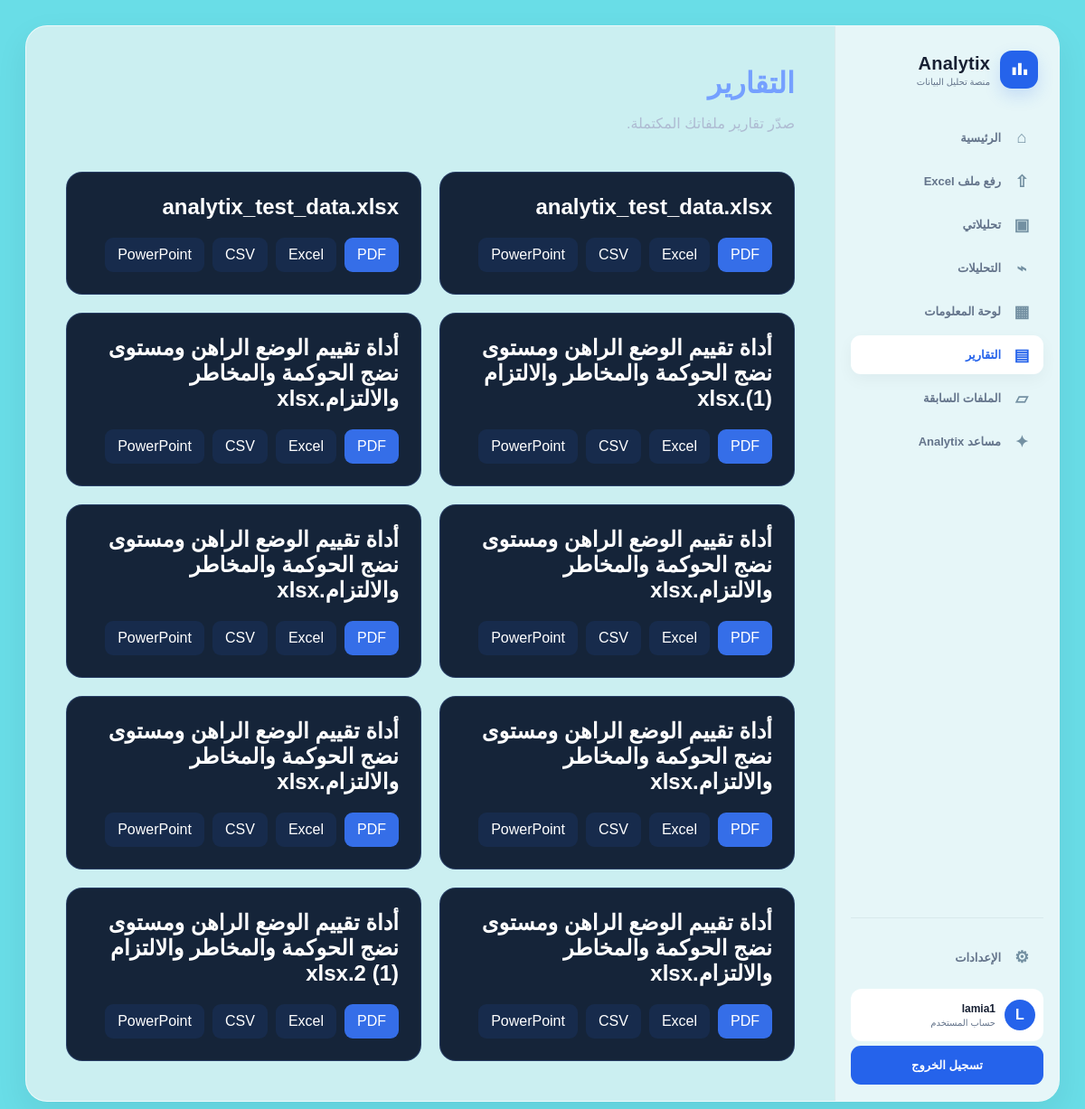
The app's page /reports/ (signed in) with its own data.
### datasets/models.py (models this page shows, shortened)
class Dataset(models.Model):
    STATUS_CHOICES = [
        ('uploaded', 'تم الرفع'),
        ('reading', 'جارٍ قراءة الملف'),
        ('ready', 'جاهز للتحليل'),
        ('failed', 'فشل تجهيز الملف'),
    ]
    user = models.ForeignKey(
        settings.AUTH_USER_MODEL,
        on_delete=models.CASCADE,
        related_name='datasets',
        verbose_name='المستخدم',
    )
    title = models.CharField(
        max_length=200,
        verbose_name='اسم ملف البيانات',
    )
    file = models.FileField(
        upload_to='analytix/excel_files/%Y/%m/',
        storage=raw_storage,
          max_length=500,
        validators=[
            FileExtensionValidator(
                allowed_extensions=[
                    'xlsx',
                    'xls',
                    'xlsm',
                ],
            ),
            validate_excel_size,
        ],
        verbose_name='ملف Excel',
    )
    original_filename = models.CharField(
        max_length=255,
        blank=True,
        verbose_name='اسم الملف الأصلي',
    )
    file_size = models.PositiveBigIntegerField(
        default=0,
        editable=False,
        verbose_name='حجم الملف بالبايت',
    )
    status = models.CharField(
        max_length=20,
        choices=STATUS_CHOICES,
        default='uploaded',
        db_index=True,
        verbose_name='حالة الملف',
    )
    error_message = models.TextField(
        blank=True,
        verbose_name='رسالة الخطأ',
    )
    uploaded_at = models.DateTimeField(
        auto_now_add=True,
        verbose_name='تاريخ الرفع',
    )
    updated_at = models.DateTimeField(
        auto_now=True,
        verbose_name='تاريخ آخر تحديث',
    )
    class Meta:
        verbose_name = 'ملف بيانات'
        verbose_name_plural = 'ملفات البيانات'
        ordering = ['-uploaded_at']
        indexes = [
            models.Index(
                fields=['user', 'status'],
            ),
            models.Index(
                fields=['uploaded_at'],
            ),
        ]

### reports/views.py (the view)
# urls.py: path('', views.report_list, name='list'),
@login_required
def report_list(request):
    datasets = Dataset.objects.filter(user=request.user, status='ready')
    return render(request, 'reports-templates/list.html', {'datasets': datasets})

### templates/reports-templates/list.html
{% extends 'workspace_section_base.html' %}{% block title %}التقارير | Analytix{% endblock %}{% block content %}<header class="section-heading"><div><h1>التقارير</h1><p>صدّر تقارير ملفاتك المكتملة.</p></div></header>{% if datasets %}<section class="section-grid">{% for dataset in datasets %}<article class="section-card"><h2>{{ dataset.original_filename|default:dataset.title }}</h2><div class="actions"><a class="action" href="{% url 'datasets:export_pdf' dataset.pk %}">PDF</a><a class="action soft" href="{% url 'datasets:export_excel' dataset.pk %}">Excel</a><a class="action soft" href="{% url 'datasets:export_csv' dataset.pk %}">CSV</a><a class="action soft" href="{% url 'datasets:export_powerpoint' dataset.pk %}">PowerPoint</a></div></article>{% endfor %}</section>{% else %}<section class="empty-state"><h2>لا توجد تقارير متاحة حتى الآن.</h2></section>{% endif %}{% endblock %}

### templates/includes/workspace_sidebar.html (shortened to what this page needs)
<aside class="workspace-sidebar" id="workspace-sidebar" aria-label="التنقل الرئيسي">
    <div class="sidebar-head">
        <a href="{% url 'dashboards:home' %}" class="workspace-brand" aria-label="Analytix الرئيسية">
            <span class="workspace-brand-mark" aria-hidden="true"><svg viewBox="0 0 32 32"><path d="M6 23V12h5v11H6Zm8 0V6h5v17h-5Zm8 0v-8h5v8h-5Z"/></svg></span>
            <span><strong>Analytix</strong><small>منصة تحليل البيانات</small></span>
        </a>
    </div>
    <nav class="sidebar-nav">
        <a{% if request.resolver_match.url_name == 'home' %} class="active"{% endif %} href="{% url 'dashboards:home' %}"><span>⌂</span>الرئيسية</a>
        <a{% if request.resolver_match.namespace == 'datasets' and request.resolver_match.url_name == 'list' %} class="active"{% endif %} href="{% url 'datasets:list' %}"><span>⇧</span>رفع ملف Excel</a>
        <a{% if request.resolver_match.url_name == 'my_analyses' %} class="active"{% endif %} href="{% url 'datasets:my_analyses' %}"><span>▣</span>تحليلاتي</a>
        <a{% if request.resolver_match.namespace == 'analysis' %} class="active"{% endif %} href="{% url 'analysis:list' %}"><span>⌁</span>التحليلات</a>
        <a{% if request.resolver_match.namespace == 'dashboards' and request.resolver_match.url_name == 'list' %} class="active"{% endif %} href="{% url 'dashboards:list' %}"><span>▦</span>لوحة المعلومات</a>
        <a{% if request.resolver_match.namespace == 'reports' %} class="active"{% endif %} href="{% url 'reports:list' %}"><span>▤</span>التقارير</a>
        <a{% if request.resolver_match.url_name == 'history' %} class="active"{% endif %} href="{% url 'datasets:history' %}"><span>▱</span>الملفات السابقة</a>
        <a href="{% url 'dashboards:home' %}#assistant-panel"><span>✦</span>مساعد Analytix</a>
    </nav>
    <div class="sidebar-bottom">
        <a{% if request.resolver_match.url_name == 'settings' %} class="active"{% endif %} href="{% url 'accounts:settings' %}"><span>⚙</span>الإعدادات</a>
        {% if user.is_authenticated %}
            <div class="sidebar-user"><span class="user-avatar">{% if user.profile.profile_image %}<img src="{{ user.profile.profile_image.url }}" alt="" style="width:100%;height:100%;object-fit:cover;border-radius:50%">{% else %}{{ user.username|slice:':1'|upper }}{% endif %}</span><span><strong>{{ user.first_name|default:user.username }}</strong><small>حساب المستخدم</small></span></div>
            <a class="sidebar-auth" href="{% url 'accounts:logout' %}">تسجيل الخروج</a>
        {% else %}
            <a class="sidebar-auth" href="{% url 'accounts:login' %}">تسجيل الدخول</a>
            <a class="sidebar-auth secondary" href="{% url 'accounts:register' %}">إنشاء حساب</a>
        {% endif %}
    </div>
</aside>

### static/css/home-workspace.css (style rules this page uses)
:root { --page: #69dde7; --app: #cbeff1; --content: #ddf5f6; --card: #fff; --soft: #f5fbfc; --primary: #2563eb; --primary-light: #60a5fa; --accent: #22c55e; --text: #172033; --muted: #64748b; --border: #d8e9ec; --shadow: 0 14px 36px rgba(15,23,42,.07); }
* { box-sizing: border-box; }
html { scroll-behavior: smooth; background: var(--page); }
body { min-width: 320px; min-height: 100vh; margin: 0; color: var(--text); background: var(--page); font-family: Tajawal, Cairo, Tahoma, Arial, sans-serif; }
a { color: inherit; text-decoration: none; }
.workspace-sidebar { position: relative; z-index: 20; min-width: 0; display: flex; flex-direction: column; padding: 24px 17px 18px; border-left: 1px solid rgba(216,233,236,.9); background: rgba(245,251,252,.65); }
.sidebar-head { display: flex; align-items: center; justify-content: space-between; min-height: 48px; margin: 0 6px 30px; }
.workspace-brand { min-width: 0; display: flex; align-items: center; gap: 11px; }
.workspace-brand-mark { width: 42px; height: 42px; flex: none; display: grid; place-items: center; border-radius: 13px; background: var(--primary); box-shadow: 0 8px 18px rgba(37,99,235,.17); }
.workspace-brand-mark svg { width: 25px; fill: white; }
.workspace-brand > span:last-child { display: flex; flex-direction: column; min-width: 0; }
.workspace-brand strong { font-size: 20px; letter-spacing: .2px; }
.workspace-brand small, .sidebar-user small { margin-top: 3px; color: var(--muted); font-size: 10px; }
.sidebar-nav { display: grid; gap: 5px; }
.sidebar-nav a, .sidebar-bottom > a { min-height: 43px; display: flex; align-items: center; gap: 12px; padding: 8px 13px; color: var(--muted); border-radius: 11px; font-size: 13px; font-weight: 700; transition: .18s ease; }
.sidebar-nav a > span, .sidebar-bottom > a > span { width: 22px; color: #7390a2; font-size: 18px; text-align: center; }
.sidebar-nav a.active { color: var(--primary); background: white; box-shadow: 0 6px 18px rgba(15,23,42,.045); }
.sidebar-nav a.active > span { color: var(--primary); }
.sidebar-bottom { display: grid; gap: 5px; margin-top: auto; padding-top: 22px; border-top: 1px solid var(--border); }
.sidebar-user { display: flex; align-items: center; gap: 10px; padding: 12px 9px; margin-top: 8px; border-radius: 12px; background: white; }
.user-avatar { width: 34px; height: 34px; flex: none; display: grid; place-items: center; border-radius: 50%; color: white; background: var(--primary); font-weight: 800; }
.sidebar-user > span:last-child { min-width: 0; display: flex; flex-direction: column; overflow: hidden; }
.sidebar-user strong { overflow: hidden; font-size: 12px; text-overflow: ellipsis; white-space: nowrap; }
.sidebar-auth { justify-content: center !important; color: white !important; background: var(--primary) !important; }

### templates/workspace_section_base.html (style rules this page uses)
.section-heading { display:flex;align-items:center;justify-content:space-between;gap:20px;margin-bottom:28px }
.section-heading h1 { margin:0;color:#75a0ff }
.section-heading p,.muted { color:#aebbd2 }
.section-grid { display:grid;grid-template-columns:repeat(auto-fit,minmax(290px,1fr));gap:20px }
.section-card,.empty-state { padding:24px;border:1px solid rgba(104,151,255,.22);border-radius:18px;background:rgba(11,25,47,.95);color:#fff }
.section-card h2 { margin-top:0 }
.actions { display:flex;flex-wrap:wrap;gap:9px;margin-top:18px }
.action { display:inline-block;padding:10px 14px;border:0;border-radius:9px;color:#fff;text-decoration:none;background:#356ee8;cursor:pointer }
.action.soft { background:#172b4c }

### records on screen
Dataset: original_filename "analytix_test_data.xlsx"
Dataset: original_filename "analytix_test_data.xlsx"
Dataset: original_filename "أداة تقييم الوضع الراهن ومستوى نضج الحوكمة والمخاطر والالتزام (1).xlsx"
Dataset: original_filename "أداة تقييم الوضع الراهن ومستوى نضج الحوكمة والمخاطر والالتزام.xlsx"
Dataset: original_filename "أداة تقييم الوضع الراهن ومستوى نضج الحوكمة والمخاطر والالتزام.xlsx"
Dataset: original_filename "أداة تقييم الوضع الراهن ومستوى نضج الحوكمة والمخاطر والالتزام.xlsx"
Dataset: original_filename "أداة تقييم الوضع الراهن ومستوى نضج الحوكمة والمخاطر والالتزام.xlsx"
Dataset: original_filename "أداة تقييم الوضع الراهن ومستوى نضج الحوكمة والمخاطر والالتزام.xlsx"
Dataset: original_filename "أداة تقييم الوضع الراهن ومستوى نضج الحوكمة والمخاطر والالتزام.xlsx"
Dataset: original_filename "أداة تقييم الوضع الراهن ومستوى نضج الحوكمة والمخاطر والالتزام (1) 2.xlsx"

### other values on screen
{{ user.username|slice:':1'|upper }} "L"
{{ user.first_name|default:user.username }} "lamia1"
